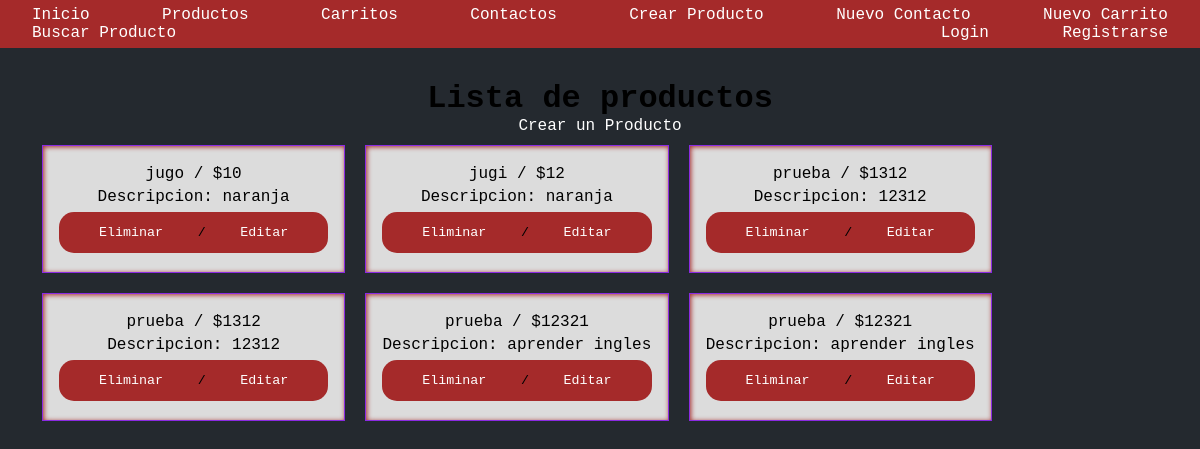
Before: /products/ with the older database file.
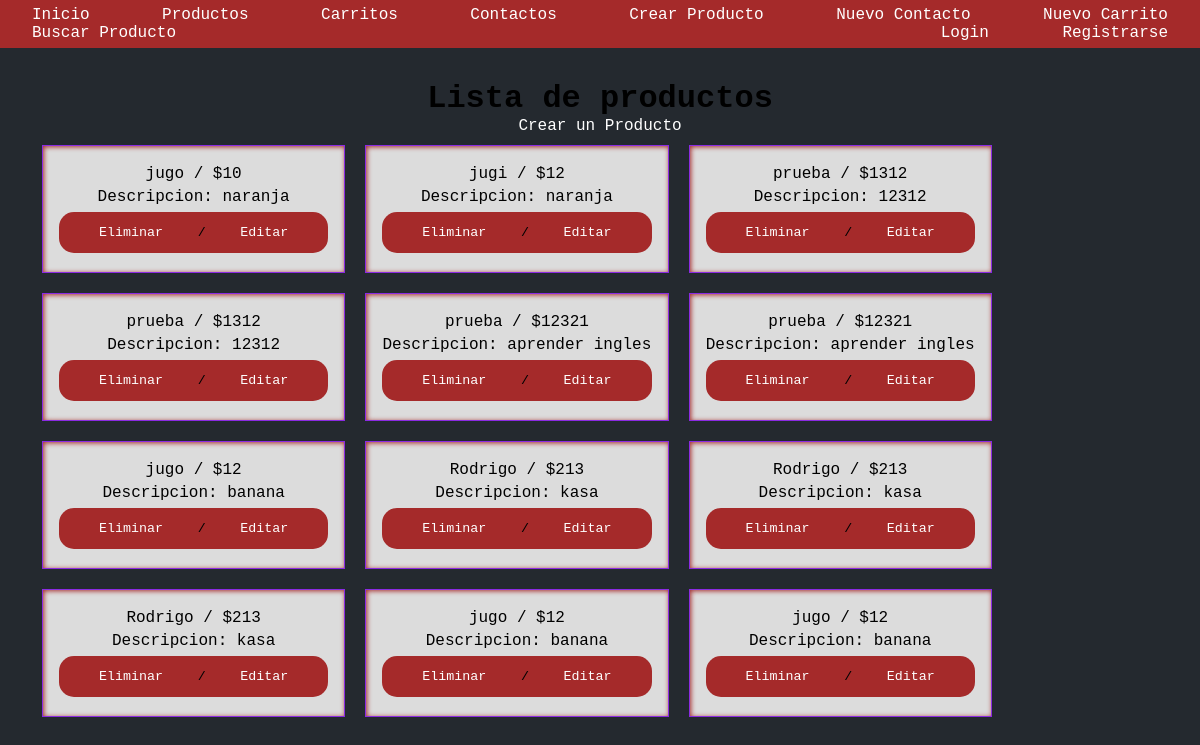
After: the same page with the newer database file.
### codershoping/models.py (models this page shows, shortened)
class Product(models.Model):
    name = models.CharField(max_length=255)
    description = models.CharField(max_length=255)
    price = models.IntegerField()

### codershoping/views.py (the view)
# urls.py: path('products/', products, name='productos'),
def products(request):
    context = {
        'products': Product.objects.all()
    }
    return render(request=request, template_name='products.html', context=context)

### codershoping/templates/codershoping/products.html (shortened to what this page needs)
{% extends 'base.html' %}
{% block products %}
<div>
    <h3> Lista de productos </h3>
</div>
<a href={% url 'crear_producto' %}>Crear un Producto</a>
<ul class="products-list">
    {% for product in products %}
    <div class="box">
        <li> {{product.name}} / ${{product.price}} </li>
        <li>
            Descripcion: {{product.description}}
        </li>
        <button>
            <a href={% url 'eliminar_producto' product.name %} >Eliminar  </a> /
            <a href={% url 'editar_producto' product.name %} >Editar  </a>
        </button>
    </div>
    {% endfor %}
</ul>
{% endblock products %}

Changed rows visible on the page:
added Product: name "jugo", price "12", description "banana"
added Product: name "Rodrigo", price "213", description "kasa"
added Product: name "Rodrigo", price "213", description "kasa"
added Product: name "Rodrigo", price "213", description "kasa"
added Product: name "jugo", price "12", description "banana"
added Product: name "jugo", price "12", description "banana"
